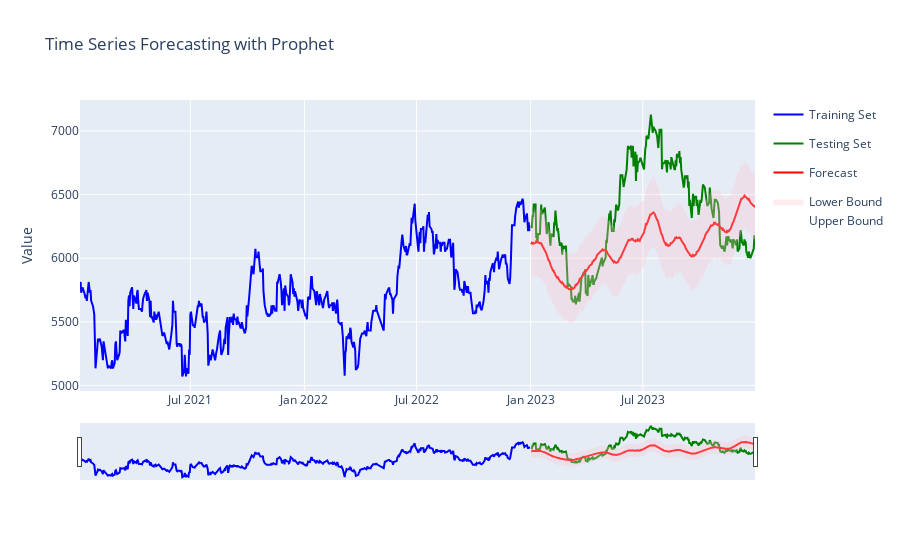

The notebook cell this image was saved under:
### Code cell
# Plot final forecast with actual vs predicted
plot_forecast(train, test, best_forecast)

### Figure 1 — Plotly figure (JSON) as saved in the notebook; plotly's stock layout.template omitted (floating-point values rounded to 4 significant figures; data arrays with more than 128 entries replaced by an {"elided": "..."} marker saying what was removed)
{"data": [{"hoverinfo": "name+y+x", "legendgroup": "Training Set", "line": {"color": "blue"}, "mode": "lines", "name": "Training Set", "type": "scatter", "x": {"elided": "493 str values"}, "y": {"elided": "493 float values"}}, {"hoverinfo": "name+y+x", "legendgroup": "Testing Set", "line": {"color": "green"}, "mode": "lines", "name": "Testing Set", "type": "scatter", "x": {"elided": "239 str values"}, "y": {"elided": "239 float values"}}, {"hoverinfo": "name+y+x", "legendgroup": "Forecast", "line": {"color": "red"}, "mode": "lines", "name": "Forecast", "type": "scatter", "x": {"elided": "239 str values"}, "y": {"elided": "239 float values"}}, {"hoverinfo": "name+y+x", "legendgroup": "Upper-Lower Bound", "line": {"width": 0}, "mode": "lines", "name": "Upper Bound", "showlegend": true, "type": "scatter", "x": {"elided": "239 str values"}, "y": {"elided": "239 float values"}}, {"fill": "tonexty", "fillcolor": "rgba(255, 192, 203, 0.3)", "hoverinfo": "name+y+x", "legendgroup": "Upper-Lower Bound", "line": {"width": 0}, "mode": "lines", "name": "Lower Bound", "showlegend": true, "type": "scatter", "x": {"elided": "239 str values"}, "y": {"elided": "239 float values"}}], "layout": {"title": {"text": "Time Series Forecasting with Prophet"}, "xaxis": {"rangeslider": {"visible": true}, "type": "date"}, "yaxis": {"title": {"text": "Value"}}}}
